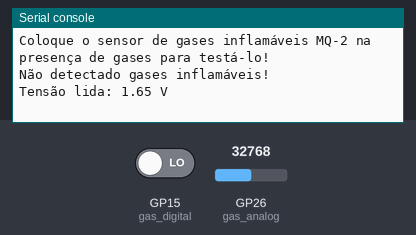
A program run on a simulated Raspberry Pi Pico running MicroPython. On the bench: the last lines printed to the serial console. Inputs (shaded band) come from the test bench; at power-on: GP15 (gas_digital) LOW, GP26 (gas_analog) = 32768 (analog values on the 0–65535 scale).

Above: at 1.2 s.
1.3 s: GP15 (gas_digital) driven HIGH
At 1.9 s:
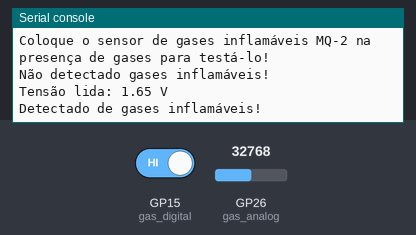
2.8 s: GP26 (gas_analog) set to 45874
At 3.4 s:
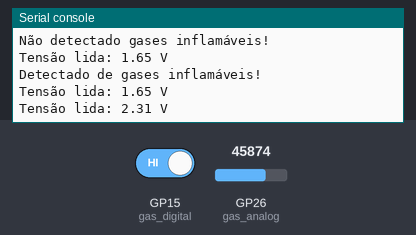
4.3 s: GP26 (gas_analog) set to 57670
At 5.8 s:
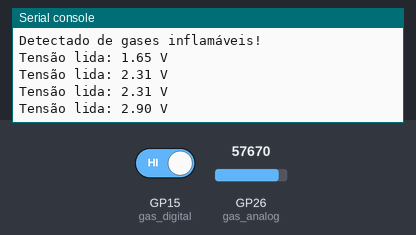
Timing chart, 0 to 7.3 s (numbered marks = the images above; inputs shaded):
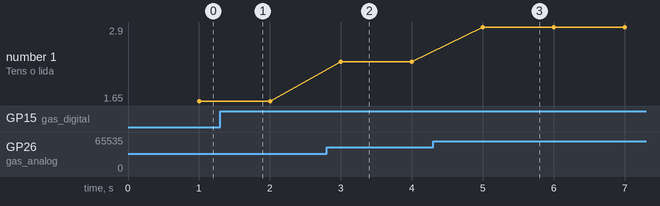

The program:

sensor_gas_mq2_exemplo.py
```python
"""!
@file sensor_gas_mq2_exemplo.py
@brief Sensor de Gases Inflamáveis MQ-2 com Raspberry Pi Pico
@details Este programa utiliza a Raspberry Pi Pico para ler o estado do sensor de gases inflamáveis MQ-2
         e exibir no console se foi detectado gás inflamável ou não. O código permite o uso de interrupções
         para lidar com as mudanças de estado do sensor (saída digital),  possui um debounce do sensor e
		 realiza também medição da saída analógica do sensor.
         Referência: https://blog.eletrogate.com/sistema-anti-incendia-sensor-de-gases-inflamaveis-com-arduino/
@author Rodrigo França
@date 2023-03-17
"""

# Importa as classes Pin, ADC e Timer da biblioteca machine para controlar o hardware do Raspberry Pi Pico
from machine import Pin, ADC, Timer
# Importa a biblioteca utime para usar funções relacionadas ao tempo
import utime

# Define o pino do Raspberry Pi Pico conectado à saída digital do sensor de gases inflamáveis MQ-2
gas_digital_pin = 15

# Define o pino do Raspberry Pi Pico conectado à saída analógica do sensor de gases inflamáveis MQ-2
gas_analog_pin = 26

# Tempo de debounce para o sensor em ms
debounce_time_ms = 10

# Variável global para armazenar o estado atual do sensor
gas_state = 0
# Variável global para armazenar o estado anterior do sensor
gas_last_state = 0

# Habilita o uso de interrupção para o sensor
enable_irq = True

# Configura o pino da saída digital do sensor
gas_digital = Pin(gas_digital_pin, Pin.IN)

# Instancia o objeto ADC para leitura da saída analógica do sensor
gas_analog = ADC(Pin(gas_analog_pin))

# Instancia um objeto Timer para criar um temporizador para leitura da saída analógica do sensor
timer = Timer()

# Função temporizada para leitura da saída analógica do sensor
def gas_analog_read(timer):
    # Lê o valor da entrada analógica do sensor como um valor positivo de 16 bits
    gas_analog_value = gas_analog.read_u16()
    # Converte o valor analógica na forma de um valor positivo de 16 bits para tensão (valor de um bit = 3.3/(2^16 - 1) = 3.3/65535)
    gas_voltage = gas_analog_value / 65535 * 3.3

    # Imprime o valor da tensão lida
    print("Tensão lida: {:.2f} V".format(gas_voltage))

# Configurando o Timer para chamar a função gas_analog_read em intervalos de tempo fixos (1Hz = 1s)
timer.init(freq=1, mode=Timer.PERIODIC, callback=gas_analog_read)

# Verifica se a interrupção está habilitada
if enable_irq:
    # Função de callback para a interrupção do sensor
    def gas_callback(pin):
        # Atualiza a variável global gas_state com o valor do pino
        global gas_state
        gas_state = pin.value()

    # Adiciona a interrupção para detectar a mudança no estado da saída digital do sensor (borda de subida e descida)
    gas_digital.irq(trigger=Pin.IRQ_RISING | Pin.IRQ_FALLING, handler=gas_callback)

# Atualiza o estado atual e anterior da saída digital do sensor
gas_state = gas_digital.value()
gas_last_state = gas_digital.value()

# Imprime mensagem inicial
print("Coloque o sensor de gases inflamáveis MQ-2 na presença de gases para testá-lo!")

# Verifica o estado inicial do sensor
if gas_state == 1:
    # Imprime que foi detectado gases inflamáveis
    print("Detectado de gases inflamáveis!")
else:
    # Imprime que não foi detectado gases inflamáveis
    print("Não detectado gases inflamáveis!")

# Loop infinito
while True:
    # Verifica se a interrupção está desabilitada
    if not enable_irq:
        # Lê o estado do sensor
        gas_state = gas_digital.value()

    # Verifica se o estado do sensor mudou
    if gas_state != gas_last_state:
        # Aguarda um período para fazer o debounce
        utime.sleep_ms(debounce_time_ms)
        # Verifica se a interrupção está desabilitada
        if not enable_irq:
            # Lê o estado do sensor
            gas_state = gas_digital.value()

    # Verifica se ocorreu uma borda de subida no sinal do sensor
    if gas_state == 1 and gas_last_state == 0:
        # Atualiza o estado anterior do sensor
        gas_last_state = 1
        # Imprime que foram detectados gases inflamáveis pelo sensor
        print("Detectado de gases inflamáveis!")

    # Verifica se ocorreu uma borda de descida no sinal do sensor
    elif gas_state == 0 and gas_last_state == 1:
        # Atualiza o estado anterior do sensor
        gas_last_state = 0
        # Imprime que não foram detectados gases inflamáveis pelo sensor
        print("Não detectado gases inflamáveis!")
```

Measured:
- after the input at 1.3 s, the serial console: prints a new line at once (image 1)
- after the input at 2.8 s, the serial console: prints a new line after 0.20 s (image 2)
- after the input at 4.3 s, the serial console: prints a new line after 0.70 s (image 3)
- plotted number 1: 1.65 → 2.31 after the input at 2.8 s, 2.31 → 2.9 after the input at 4.3 s
